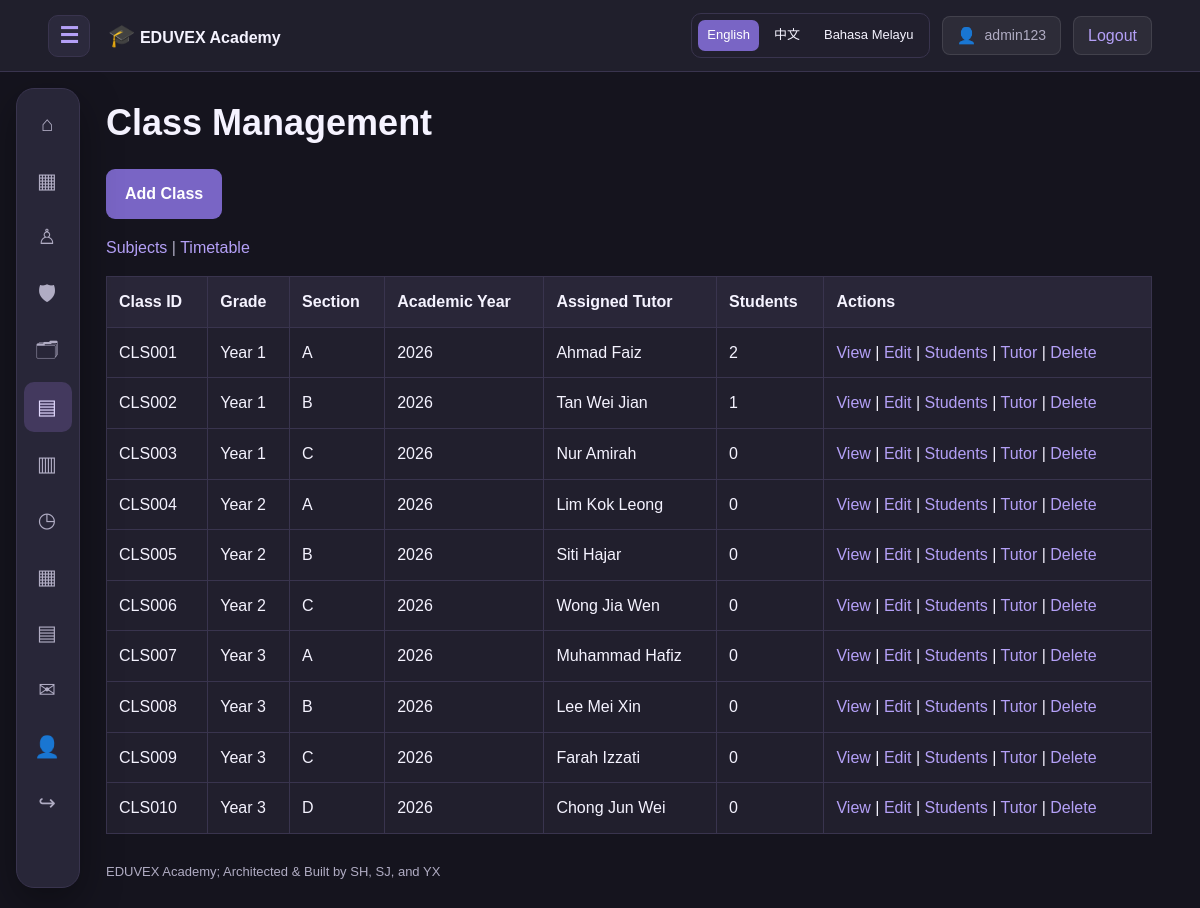
/class_management/index.php (signed in), run on the app's committed database.
### tables this page shows
CREATE TABLE IF NOT EXISTS classes (
    class_id VARCHAR(12) PRIMARY KEY,
    grade_level VARCHAR(60),
    section VARCHAR(30),
    academic_year SMALLINT,
    class_teacher_id VARCHAR(12)
);

CREATE TABLE IF NOT EXISTS staff (
    staff_id VARCHAR(12) PRIMARY KEY,
    staff_name VARCHAR(120) NOT NULL,
    staff_email VARCHAR(180) UNIQUE,
    staff_phone_number VARCHAR(30),
    staff_role VARCHAR(60)
);

### includes/functions.php (called while the page is built, shortened)
<?php
function h(mixed $value): string {
    return htmlspecialchars(
        (string)($value ?? ''),
        ENT_QUOTES | ENT_SUBSTITUTE,
        'UTF-8'
    );
}
function url(string $path = ''): string {
    return BASE_URL . '/' . ltrim($path, '/');
}
function me(): array {
    return [
        'id' => $_SESSION['user_id'] ?? null,
        'username' => $_SESSION['username'] ?? '',
        'role' => $_SESSION['role'] ?? ''
    ];
}

### class_management/index.php (the view, shortened to what this page needs)
<?php
require_once __DIR__ . '/../config/database.php';
$stmt = $pdo->query("
    SELECT c.*, s.staff_name,
        (SELECT COUNT(*)
         FROM student_enrolments e
         WHERE e.class_id = c.class_id) AS total_students
    FROM classes c
    LEFT JOIN staff s ON s.staff_id = c.class_teacher_id
    ORDER BY c.academic_year DESC, c.grade_level, c.section
");
$classes = $stmt->fetchAll();
require __DIR__ . '/../includes/header.php';
?>
<h1>Class Management</h1>
<?php if (me()['role'] === 'admin'): ?>
    <p>
        <a class="button" href="<?= h(url('class_management/add_class.php')) ?>">
            Add Class
        </a>
    </p>
<?php endif; ?>
<p>
    <a href="<?= h(url('class_management/subjects.php')) ?>">Subjects</a> |
    <a href="<?= h(url('class_management/timetable.php')) ?>">Timetable</a>
</p>
<div class="table-wrap">
<table>
    <thead>
        <tr>
            <th>Class ID</th>
            <th>Grade</th>
            <th>Section</th>
            <th>Academic Year</th>
            <th>Assigned Tutor</th>
            <th>Students</th>
            <th>Actions</th>
        </tr>
    </thead>
    <tbody>
    <?php foreach ($classes as $c): ?>
        <tr>
            <td><?= h($c['class_id']) ?></td>
            <td><?= h($c['grade_level']) ?></td>
            <td><?= h($c['section']) ?></td>
            <td><?= h($c['academic_year']) ?></td>
            <td><?= h($c['staff_name'] ?? 'Unassigned') ?></td>
            <td><?= h($c['total_students']) ?></td>
            <td>
                <a href="<?= h(url('class_management/view_class.php?id=' . urlencode($c['class_id']))) ?>">View</a>
                <?php if (me()['role'] === 'admin'): ?>
                    |
                    <a href="<?= h(url('class_management/edit_class.php?id=' . urlencode($c['class_id']))) ?>">Edit</a>
                    |
                    <a href="<?= h(url('class_management/assign_student.php?id=' . urlencode($c['class_id']))) ?>">Students</a>
                    |
                    <a href="<?= h(url('class_management/assign_tutor.php?id=' . urlencode($c['class_id']))) ?>">Tutor</a>
                    |
                    <a href="<?= h(url('class_management/delete_class.php?id=' . urlencode($c['class_id']))) ?>">Delete</a>
                <?php endif; ?>
            </td>
        </tr>
    <?php endforeach; ?>
    </tbody>
</table>
</div>
<?php require __DIR__ . '/../includes/footer.php'; ?>

### assets/css/style.css (style rules this page uses)
:root { color-scheme: dark; --bg: #15141E; --surface: #211F2D; --surface2: #292638; --line: #39344E; --accent: #B4A0F7; --accent-dark: #7965C5; --text: #F5F3FF; --muted: #B0ACC3; --nav-width: 64px; --header-height: 72px; }
* { box-sizing: border-box; }
html { scroll-behavior: smooth; scroll-padding-top: 90px; }
body { margin: 0; background: var(--bg); color: var(--text); font-family: Arial, Helvetica, sans-serif; font-size: 16px; line-height: 1.6; }
a { color: var(--accent); text-decoration: none; }
h1, h2, h3 { line-height: 1.25; }
h1 { font-size: clamp(28px, 3vw, 40px); }
p { color: var(--muted); }
button, .button { display: inline-block; padding: 11px 18px; border: 1px solid transparent; border-radius: 9px; background: var(--accent-dark); color: #FFFFFF; font-weight: 600; text-decoration: none; }
.table-wrap { overflow-x: auto; }
table { width: 100%; border-collapse: collapse; background: var(--surface); }
th, td { padding: 12px; border: 1px solid var(--line); text-align: left; }
th { background: var(--surface2); }

### includes/site_language.php (style rules this page uses)
body { top: 0 !important; }

### data on the page
classes: class_id "CLS001", grade_level "Year 1", section "A", academic_year "2026", staff.staff_name "Ahmad Faiz", total_students "2"
classes: class_id "CLS002", grade_level "Year 1", section "B", academic_year "2026", staff.staff_name "Tan Wei Jian", total_students "1"
classes: class_id "CLS003", grade_level "Year 1", section "C", academic_year "2026", staff.staff_name "Nur Amirah", total_students "0"
classes: class_id "CLS004", grade_level "Year 2", section "A", academic_year "2026", staff.staff_name "Lim Kok Leong", total_students "0"
classes: class_id "CLS005", grade_level "Year 2", section "B", academic_year "2026", staff.staff_name "Siti Hajar", total_students "0"
classes: class_id "CLS006", grade_level "Year 2", section "C", academic_year "2026", staff.staff_name "Wong Jia Wen", total_students "0"
classes: class_id "CLS007", grade_level "Year 3", section "A", academic_year "2026", staff.staff_name "Muhammad Hafiz", total_students "0"
classes: class_id "CLS008", grade_level "Year 3", section "B", academic_year "2026", staff.staff_name "Lee Mei Xin", total_students "0"
classes: class_id "CLS009", grade_level "Year 3", section "C", academic_year "2026", staff.staff_name "Farah Izzati", total_students "0"
classes: class_id "CLS010", grade_level "Year 3", section "D", academic_year "2026", staff.staff_name "Chong Jun Wei", total_students "0"

### other printed values
$account['username'] "admin123"
$symbol "⌂"
$symbol "▦"
$symbol "♙"
$symbol "🛡"
$symbol "🗂"
$symbol "▤"
$symbol "▥"
$symbol "◷"
$symbol "✉"
$symbol "👤"
$symbol "↪"
$name "English"
$name "中文"
$name "Bahasa Melayu"
